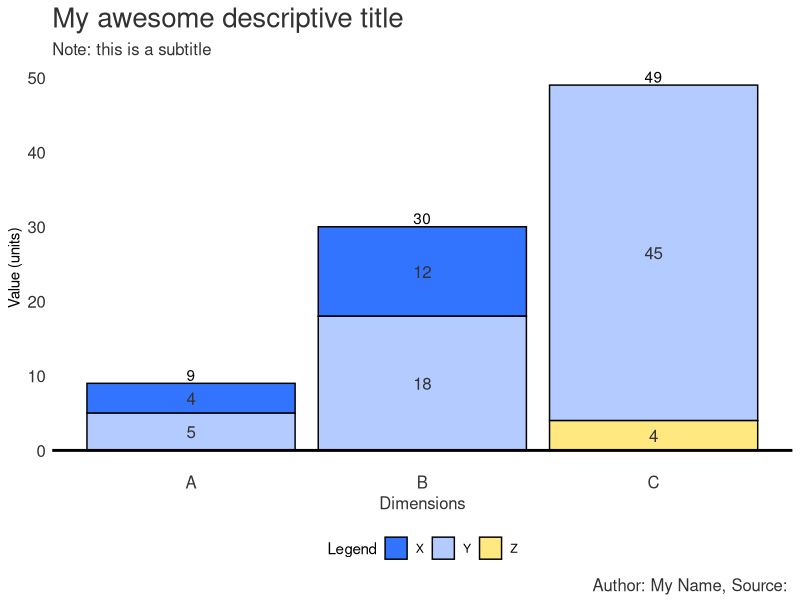

R code for this plot:
# Load libraries
library(ggplot2)
library(reshape2)

# Create data
data <- data.frame(
  name=c("A","B","A","B","C","C"),  
  colour=c("X","X","Y","Y","Y","Z"),
  value=c(4,12,5,18,45,4)
)

# Reorder Legend
#data$group <- factor(data$group,levels(data$group)[c(1,3,2)])

barplot <- ggplot(data, aes(fill=colour, x=name, y=value)) + # enter data frame
  geom_bar(position="stack"
           ,stat = "identity"
           ,colour = "black") + # colour bars
  scale_fill_manual("Legend", values = c("X" = "#3374FF", "Y" = "#B3CBFF", "Z" = "#FFE880")) +
  geom_text(aes(label = value) # data labels
            ,size = (5/14)*12 # sizing in line with theme text
            ,position = position_stack(vjust = 0.5)
            ,colour = "#323232") + # colour text
  stat_summary(fun.y = sum, aes(label = ..y.., group = name), geom = "text", vjust = -.2) +
  theme(
    panel.grid.major = element_blank() # Remove gridlines (major)
    ,panel.grid.minor = element_blank() # Remove gridlines (minor)
    ,panel.background = element_blank() # Remove grey background
    ,plot.title = element_text(hjust = 0, size = 20, colour = "#323232") # Title size and colour
    ,plot.subtitle = element_text(hjust = 0, size = 12, colour = "#323232") # Subtitle size and colour
    ,plot.caption = element_text(vjust = 0.3, size = 12, colour = "#323232") # Caption size and colour
    ,axis.ticks.y = element_blank() # Remove tick marks (Y-Axis)
    ,axis.text.y = element_text(hjust = 1, colour = "#323232", size = 12) # Axis size and colour (Y-Axis)
    ,axis.ticks.x = element_blank() # Remove tick marks (X-Axis)
    ,axis.text.x  = element_text(size = 12, colour = "#323232") #element_blank() # Remove axis scale (X-Axis)
    ,axis.title.x = element_text(size = 12, colour = "#323232") # Axis label size and colour (X-Axis)
    ,legend.position = "bottom"
  ) +
  geom_hline(yintercept=0, color = "black", size=1) + # Axis line size and colour (X-Axis)
  labs(title = 'My awesome descriptive title' # Title text
       ,subtitle = "Note: this is a subtitle" # Subtitle text
       ,x = 'Dimensions' # X-Axis text 
       ,y = 'Value (units)' # Y-Axis text 
       ,caption = "Author: My Name, Source: ")# + # Caption text

# Save the plot
ggsave("stacked_vertical_bar_chart.png" # filename
       ,plot = barplot # variable for file
       ,width = 5, height = 4, dpi = 300, units = "in") # dimensions and image quality
